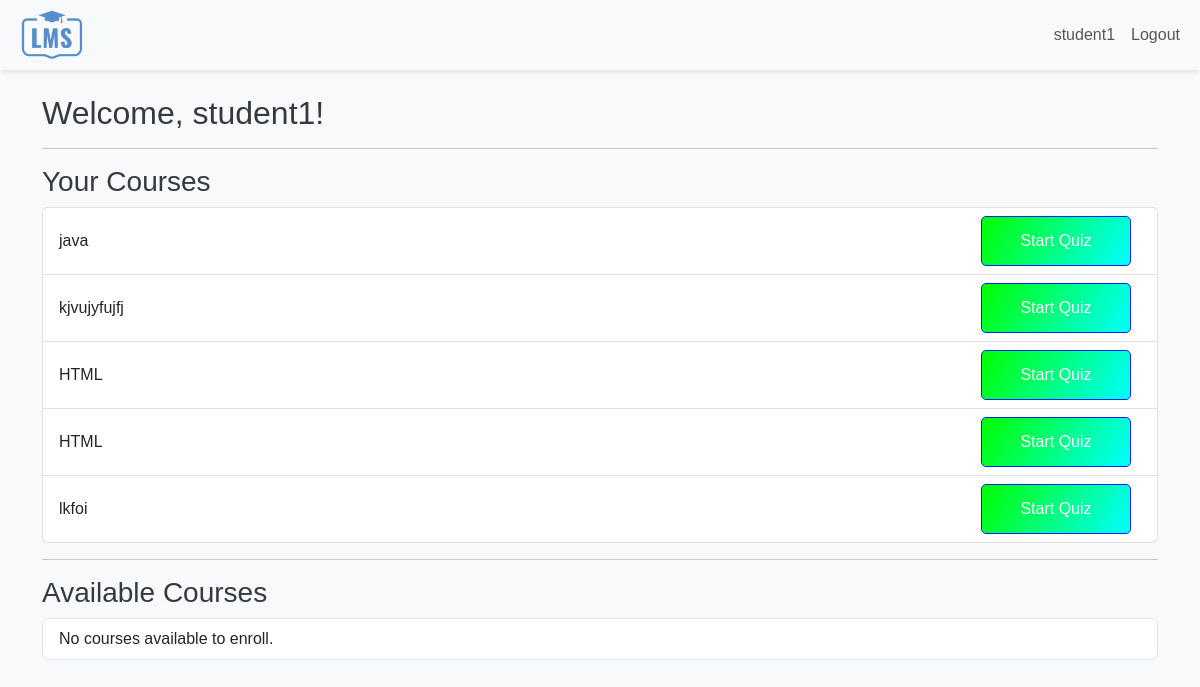
Page /student/dashboard/ (signed in) on the committed database.
### main/models.py (models this page shows, shortened)
class Enrollment(models.Model):
    student = models.ForeignKey(User, on_delete=models.CASCADE, related_name='enrollments')
    course = models.ForeignKey(Course, on_delete=models.CASCADE, related_name='enrollments')
    enrolled_at = models.DateTimeField(auto_now_add=True)

class Course(models.Model):
    title = models.CharField(max_length=200)
    description = models.TextField()
    teacher = models.ForeignKey(User, on_delete=models.CASCADE, related_name='courses')

### main/views.py (the view)
# urls.py: path('student/dashboard/', views.student_dashboard, name='student_dashboard'),
@login_required
def student_dashboard(request):
    if request.user.profile.user_type != 'student':
        messages.error(request, 'Access denied.')
        return redirect('home')
    enrollments = Enrollment.objects.filter(student=request.user)
    quizzes = Quiz.objects.filter(course__in=[enrollment.course for enrollment in enrollments])
    enrolled_course_ids = enrollments.values_list('course_id', flat=True)
    available_courses = Course.objects.exclude(id__in=enrolled_course_ids)
    return render(request, 'student_dashboard.html', {
        'enrollments': enrollments,
        'quizzes': quizzes,
        'available_courses': available_courses,
    })

### templates/student_dashboard.html (shortened to what this page needs)
{% extends 'base.html' %}
{% block content %}
<h2>Welcome, {{ user.username }}!</h2>
<hr>
<h3>Your Courses</h3>
<ul class="list-group">
    {% for enrollment in enrollments %}
        <li class="list-group-item d-flex justify-content-between align-items-center">
            {{ enrollment.course.title }}
            <a href="{% url 'start_quiz' enrollment.course.id %}" class="btn btn-sm btn-primary">Start Quiz</a>
        </li>
    {% empty %}
        <li class="list-group-item">You are not enrolled in any courses.</li>
    {% endfor %}
</ul>
<hr>
<h3>Available Courses</h3>
<ul class="list-group">
    {% for course in available_courses %}
        <li class="list-group-item d-flex justify-content-between align-items-center">
            {{ course.title }} - {{ course.description }}
            <form method="POST" action="{% url 'enroll_course' course.id %}">
                {% csrf_token %}
                <button type="submit" class="btn btn-sm btn-success">Enroll</button>
            </form>
        </li>
    {% empty %}
        <li class="list-group-item">No courses available to enroll.</li>
    {% endfor %}
</ul>
{% endblock %}

### templates/base.html (shortened to what this page needs)
{% load static %}
<!DOCTYPE html>
<html lang="en">
<head>
    <link href="https://cdn.jsdelivr.net/npm/bootstrap@5.3.0/dist/css/bootstrap.min.css" rel="stylesheet">
    <link rel="stylesheet" href="{% static 'css/style.css' %}">
</head>
<body>
    <nav class="navbar navbar-expand-lg navbar-light bg-light">
        <div class="container-fluid ">
            <a class="navbar-brand" href="{% url 'home' %}"><img class="nav-logo" src="{%static 'images/image.png'%}" alt="LMS"></a>
            <div class="collapse navbar-collapse" id="navbarNav">
                <ul class="navbar-nav ms-auto">
                    {% if user.is_authenticated %}
                        <li class="nav-item">
                            <a class="nav-link" href="#">{{ user.username }}</a>
                        </li>
                        <li class="nav-item">
                            <a class="nav-link" href="{% url 'logout' %}">Logout</a>
                        </li>
                    {% endif %}
                </ul>
            </div>
        </div>
    </nav>
    <div class="container mt-4">
        {% block content %}
        {% endblock %}
    </div>
</body>
</html>

### static/css/style.css (style rules this page uses)
body { padding-top: 70px; background-image: url(https://img.freepik.com/free-photo/cool-geometric-triangular-figure-neon-laser-light-great-backgrounds-wallpapers_181624-9331.jpg?t=st=1736357613~exp=1736361213~hmac=1e069f5beca60b3e6b1e5acc1c03f2c80bb76b00d4080a6b9e4f8b3506f790d5&w=1380); background-repeat: no-repeat; background-size: cover; background-position: center; height: 100vh; }
.navbar-brand { font-weight: bold; width: fit-content; text-align: center; border: 2px solid transparent; border-radius: 5px; padding: 0; padding-left: 7px; padding-right: 7px; transition: 0.3s; }
.nav-logo { height: 50px; }
body { font-family: 'Arial', sans-serif; background-color: #f8f9fa; color: #343a40; margin: 0; padding: 0; }
.navbar { box-shadow: 0 2px 5px rgba(0, 0, 0, 0.1); }
.btn-primary { background: linear-gradient(120deg,lime,aqua); border-radius: 5px; border-color: #0022ff; transition: all 0.3s ease; }
.container .btn { width: 150px; margin: 0 10px; }
.container { margin-top: 50px; }
.btn-primary { font-size: 1rem; padding: 0.75rem; }

### rows in the picture
Enrollment: course "java"
Enrollment: course "kjvujyfujfj"
Enrollment: course "HTML"
Enrollment: course "HTML"
Enrollment: course "lkfoi"

### other values in the picture
{{ user.username }} "student1"
